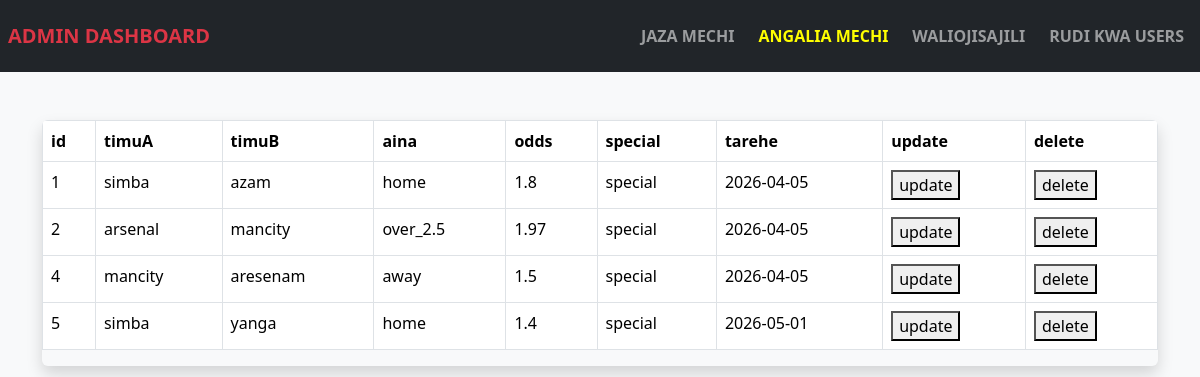
Before: /adminuser with the older database file.
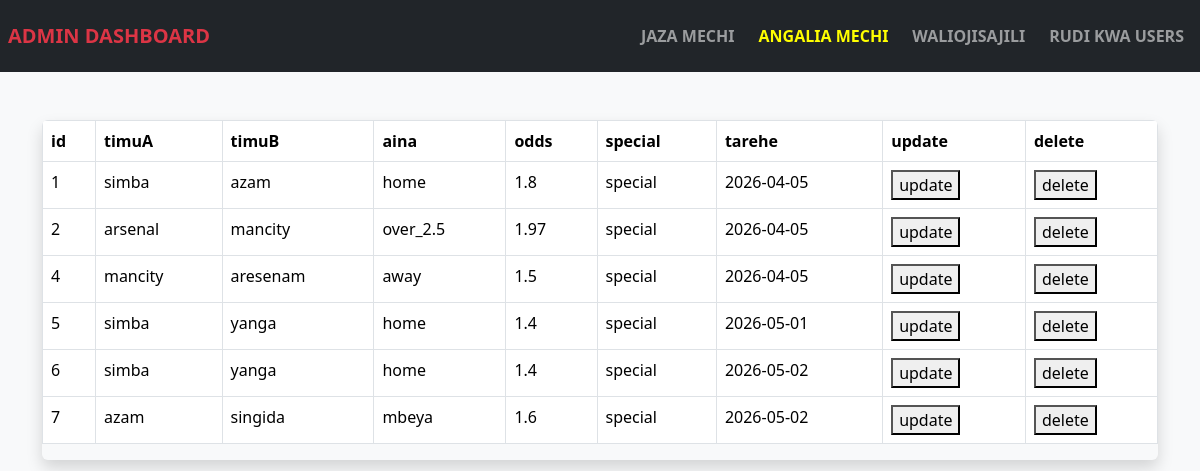
After: the same page with the newer database file.
### energy.py (models this page shows)
class mechi(db.Model):
    id=db.Column(db.Integer,primary_key=True)
    timuA=db.Column(db.String(50),nullable=False)
    timuB=db.Column(db.String(50),nullable=False)
    aina=db.Column(db.String(50),nullable=False)
    odds=db.Column(db.Integer,nullable=False)
    status=db.Column(db.String(50))
    special=db.Column(db.String(50))
    tarehe=db.Column(db.String(50))

### energy.py (the view)
@app.route('/adminuser')
def adminuser():
    zote=mechi.query.all()
    return render_template('adminzote.html',zote=zote)

### templates/adminzote.html (shortened to what this page needs)
{% extends "admin1base.html" %}
{% block content %}
<body>
    <div class="container">
        <div class="row justify-content-center">
            <div class="col">
                <div class="table-responsive mt-5 shadow rounded">
                    <table class="table table-hover table-bordered">
                        <thead>
                            <tr>
                                <th>id</th>
                                <th>timuA</th>
                                <th>timuB</th>
                                <th>aina</th>
                                <th>odds</th>
                                <th>special</th>
                                <th>tarehe</th>
                                <th>update</th>
                                <th>delete</th>
                            </tr>
                        </thead>
                        <tbody>
                            {% for t in zote %}
                            <tr>
                                <td>{{ t.id }}</td>
                                <td>{{ t.timuA }}</td>
                                <td>{{ t.timuB }}</td>
                                <td>{{ t.aina }}</td>
                                <td>{{ t.odds }}</td>
                                <td>{{ t.special }}</td>
                                <td>{{ t.tarehe }}</td>
                                <td>
                                    <button type="button" data-bs-toggle="modal" data-bs-target="#mimi{{ t.id}}">update</button>
                                </td>
                                <td>
                                    <button type="button" data-bs-toggle="modal" data-bs-target="#dele{{t.id}}">delete</button>
                                </td>
                            </tr>
                            {% endfor %}
                        </tbody>
                    </table>
                </div>
            </div>
        </div>
    </div>
</body>
{% endblock %}

### templates/admin1base.html (shortened to what this page needs)
<!DOCTYPE html>
<html lang="sw">
<head>
    <link href="https://cdn.jsdelivr.net/npm/bootstrap@5.3.2/dist/css/bootstrap.min.css" rel="stylesheet">
</head>
<body class="bg-light">
    <nav class="navbar bg-dark navbar-dark navbar-expand-lg sticky-top">
        <div class="container-fluid p-2">
                <div class='navbar-brand fw-bold text-danger'>ADMIN DASHBOARD</div>
                <div class="collapse navbar-collapse" id="waka">
                <div class="navbar-nav ms-auto ">
                <a class="nav-link  ms-2 fw-bold {% if request.path=='/andika'%}active{%endif%} " href="/andika">JAZA MECHI</a>
                <a class="nav-link  ms-2 fw-bold {% if request.path=='/adminuser' %}active{% endif %}" href="/adminuser">ANGALIA MECHI</a>
                <a class="nav-link  ms-2 fw-bold {% if request.path=='/users'%}active{% endif %}" href="/users">WALIOJISAJILI</a>
                <a class="nav-link  ms-2 rounded  fw-bold {% if request.path=='/'%}active{%endif%}" href="/">RUDI KWA USERS</a>
                </div>
                </div>
            </div>
    </nav>
    {% block content %}
    {% endblock %}
</body>

### templates/admin1base.html (style rules this page uses)
.active { color: yellow !important; background:light }

Changed rows visible on the page:
added mechi: id "6", timuA "simba", timuB "yanga", aina "home", odds "1.4", special "special", tarehe "2026-05-02"
added mechi: id "7", timuA "azam", timuB "singida", aina "mbeya", odds "1.6", special "special", tarehe "2026-05-02"
